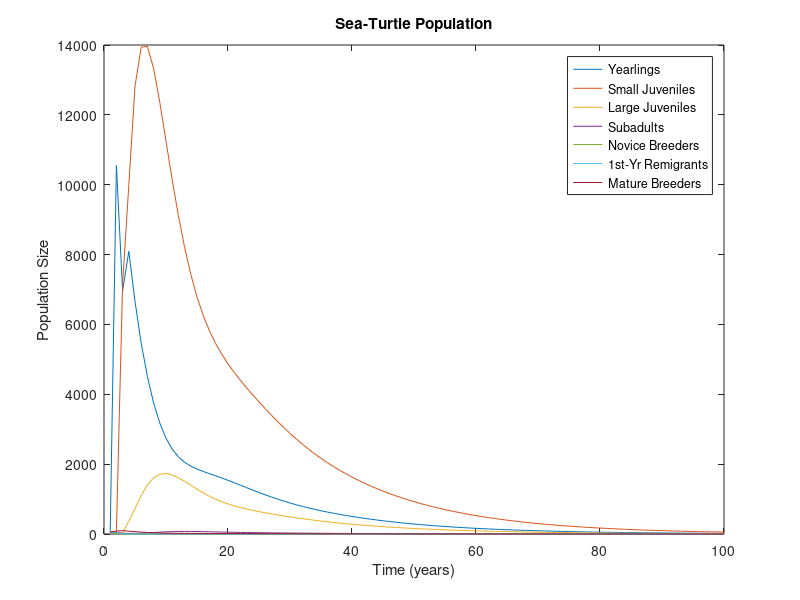

MATLAB code to generate this figure:
%% Growth Matrix

A=[0 0 0 0 127 4 80;
    0.6747 0.7370 0 0 0 0 0;
    0 0.0486 0.6610 0 0 0 0;
    0 0 0.0147 0.6907 0 0 0;
    0 0 0 0.0518 0 0 0;
    0 0 0 0 0.8091 0 0;
    0 0 0 0 0 0.8091 0.8089];
%% Setting Up Model   
T=100;
n=zeros(7,T);
n(1,1)=50;n(2,1)=50;n(3,1)=50;n(4,1)=50;n(5,1)=50;n(6,1)=50;n(7,1)=50;

for t=2:T;
   n(:,t)=A*n(:,t-1);
end

%% Plotting
plot(1:T,n);
xlabel('Time (years)');
ylabel('Population Size')
title('Sea-Turtle Population')
legend('Yearlings','Small Juveniles','Large Juveniles','Subadults','Novice Breeders','1st-Yr Remigrants','Mature Breeders')

%% Eigenvalues
lambda=eig(A)
[eigenvectors,lambda2]=eig(A)
x=eigenvectors(:,3)/sum(eigenvectors(:,3))
